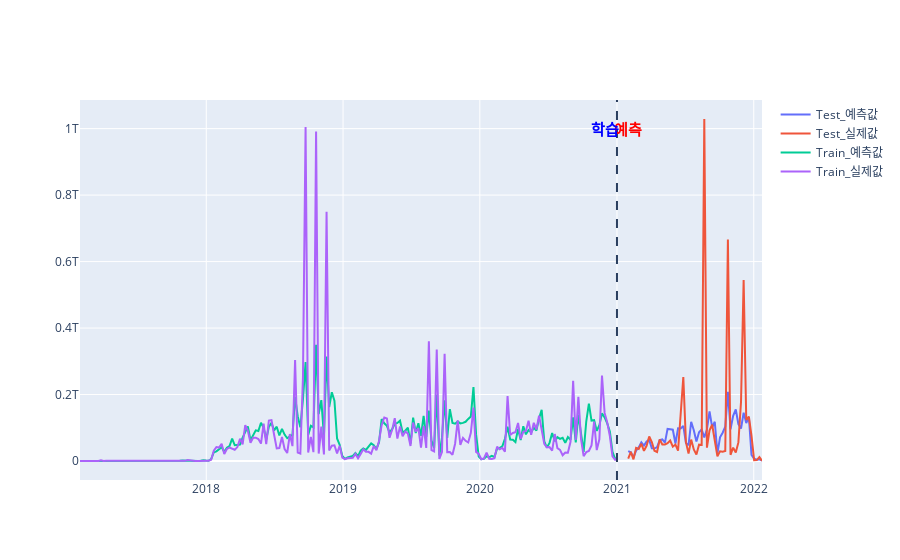

The notebook cell saved with this chart:
### Markdown cell above
### 구분
- df3 : RandomForest train data / df3_1 : RandomForest test data
- df2 :  train data / df2_1 : test data
- df1 : XGBoost train data / df3_1 : XGBoost test data

### Code cell
## Train Data에 대한 그래프
## Train Data에 대한 그래프
fig = go.Figure()
fig
fig.add_trace(go.Scatter(x = df3.index, y = df3[0], name = 'Test_예측값'))
fig.add_trace(go.Scatter(x = df2.index, y = df2[df2.columns[0]],name ='Test_실제값'))
fig.add_trace(go.Scatter(x = df3_1.index, y = df3_1[0], name = 'Train_예측값'))
fig.add_trace(go.Scatter(x = df2_1.index, y = df2_1[df2_1.columns[0]],name =  'Train_실제값'))
fig.add_vline(x = '2021-01-01',line_dash="dash")
fig.add_annotation(
            x="2021-01-30",
            y=10**12,
            text="<b>예측</b>",
            showarrow=False,
            font=dict(
                size=15,
                color = 'red'
                ),
            align="center",
            ax=40,
            ay=-30,

)
fig.add_annotation(
            x="2020-12-01",
            y=10**12,
            text="<b>학습</b>",
            showarrow=False,
            font=dict(
                size=15,
                color = 'blue'
                ),
            align="center",
            ax=40,
            ay=-30,

)
fig.show()
